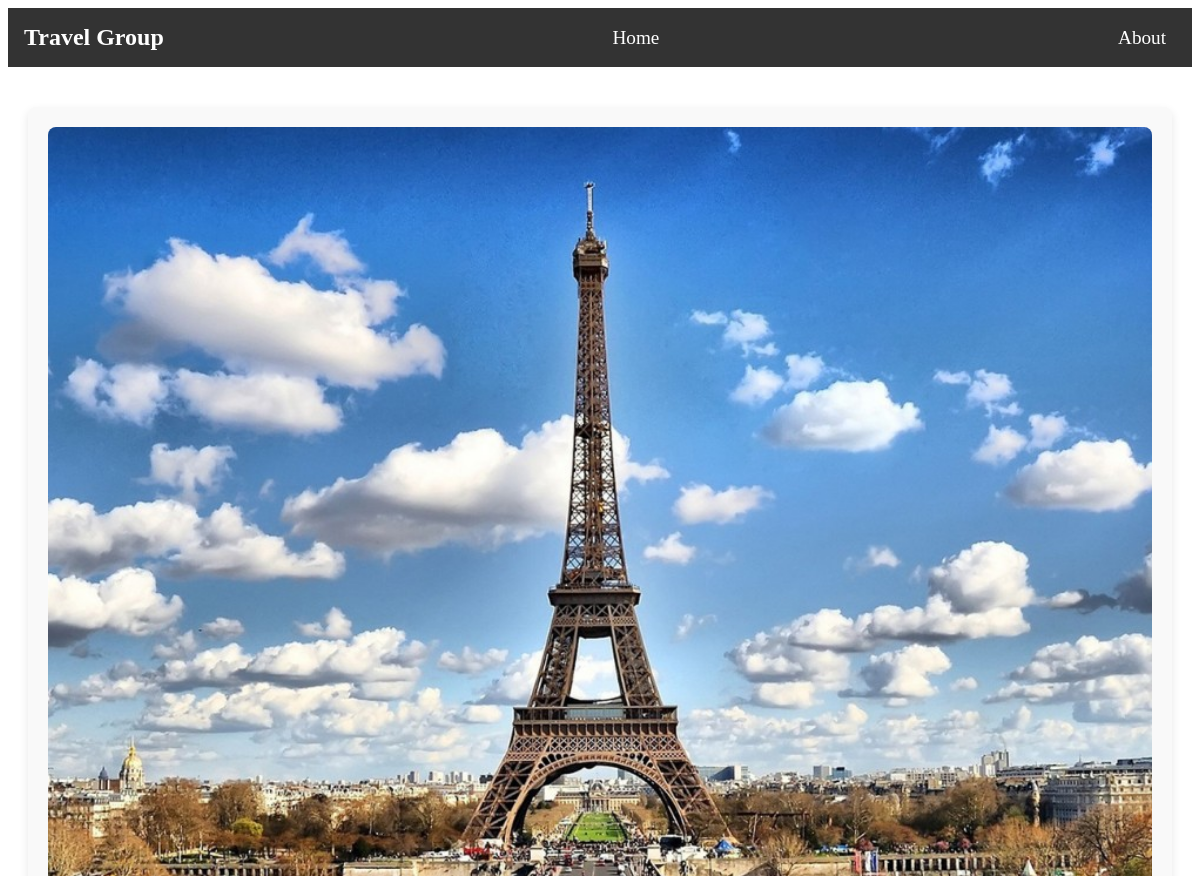
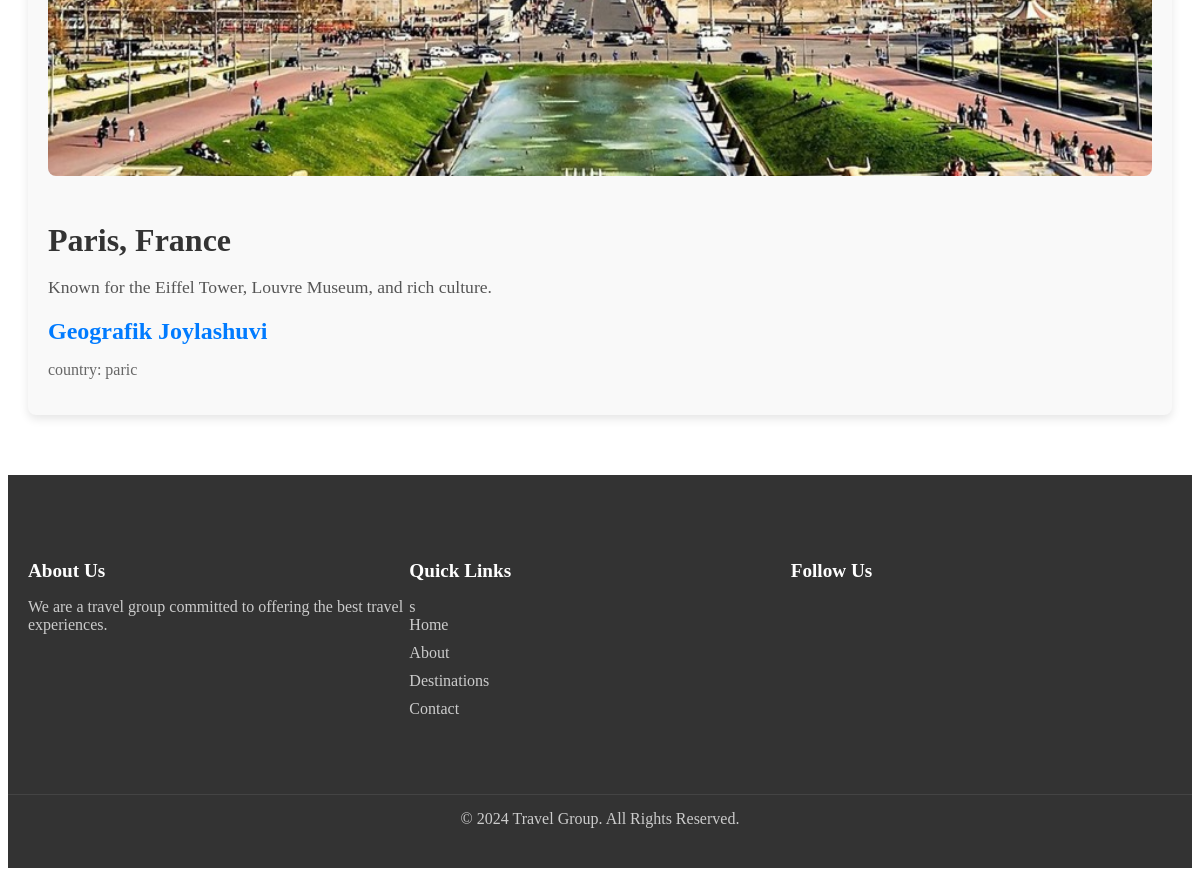
/detail/1, run on the app's committed database (2 pictures, top to bottom).
### home/models.py (models this page shows, shortened)
class Destination(models.Model):
    name = models.CharField(max_length=200)
    description = models.TextField()
    country = models.CharField(max_length=210)
    image = models.ImageField(upload_to='Destination/', null=True, blank=True)

### home/views.py (the view)
# urls.py: path('detail/<d_id>',destination_detail, name="detail")
def destination_detail(request, d_id):
    destination = Destination.objects.get(id=d_id)
    context = {
        'destination': destination,
        'title': f"{destination.name} Detayları"
    }
    return render(request, 'detail.html', context)

### templates/detail.html
{% extends 'base.html' %}
{% block content %}
   <div class="content-container">
    <div class="destination-details">
        <img src="{{ destination.image.url }}" alt="{{ destination.name }}" class="destination-image">
        <h1>{{ destination.name }}</h1>
        <p>{{ destination.description }}</p>
        <h2>Geografik Joylashuvi</h2>
        <ul>
            <li>country: {{ destination.country }}</li>
        </ul>
    </div>
</div>
{% endblock content %}

### staticfiles/css/home.css (style rules this page uses)
.content-container { display: flex; flex-wrap: wrap; justify-content: space-between; max-width: 1200px; margin: 20px auto; padding: 20px; }
.destination-details { flex: 1 1 60%; background-color: #f9f9f9; padding: 20px; border-radius: 8px; box-shadow: 0 4px 10px rgba(0, 0, 0, 0.1); margin-bottom: 20px; }
.destination-image { width: 100%; height: auto; border-radius: 8px; margin-bottom: 20px; }
.destination-details h1 { font-size: 2rem; margin-bottom: 10px; color: #333; }
.destination-details p { font-size: 1.1rem; margin-bottom: 20px; color: #555; }
.destination-details h2 { font-size: 1.5rem; color: #007BFF; margin-bottom: 15px; }
.destination-details ul { list-style: none; padding: 0; }
.destination-details li { font-size: 1rem; margin-bottom: 10px; color: #666; }

### data on the page
Destination: image (picture), name "Paris, France", description "Known for the Eiffel Tower, Louvre Museum, and rich culture.", country "paric"
